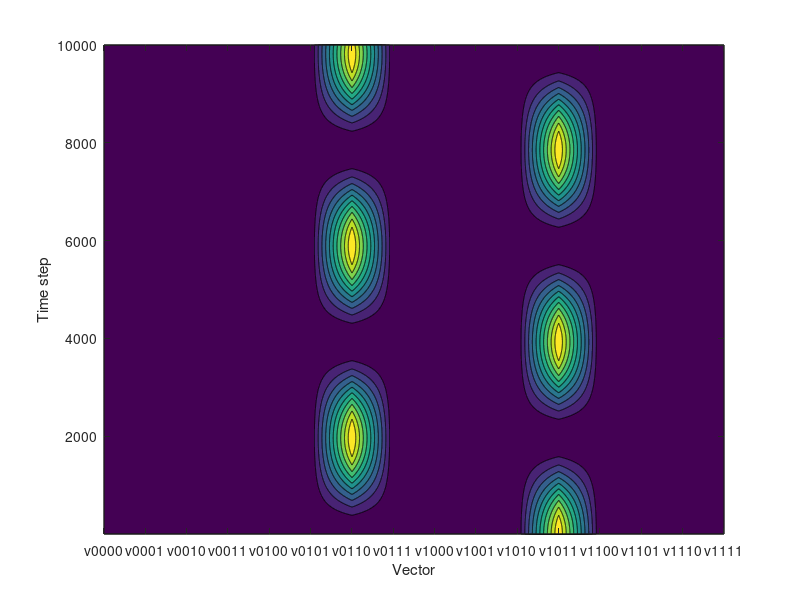

This chart was generated by the following MATLAB code: (Note: this script raises an error after producing the figure.)
clear all;

Nvec  =    16;
Nstep = 10000;
T     =     8;

x    = zeros(Nvec, Nstep);
y    = zeros(Nvec, Nstep);
prob = zeros(Nvec, Nstep);

CNOT  = [[1 0 0 0]
         [0 1 0 0]
         [0 0 0 1]
         [0 0 1 0]];
     
zero2 = [0 0]';
v0    = [1 0]';
v1    = [0 1]';

I4    = [[1 0 0 0]
         [0 1 0 0]
         [0 0 1 0]
         [0 0 0 1]];
     
I2    = [[1 0]
         [0 1]];

CNOT4 = kron(I4, CNOT);


v00   = [v0;    zero2];
v01   = [v1;    zero2];
v10   = [zero2; v0];
v11   = [zero2; v1];
zero4 = [zero2; zero2];

v000  = [v00;   zero4];
v001  = [v01;   zero4];
v010  = [v10;   zero4];
v011  = [v11;   zero4];
v100  = [zero4; v00];
v101  = [zero4; v01];
v110  = [zero4; v10];
v111  = [zero4; v11];
zero8 = [zero4; zero4];

v0000 = [v000;  zero8];
v0001 = [v001;  zero8];
v0010 = [v010;  zero8];
v0011 = [v011;  zero8];
v0100 = [v100;  zero8];
v0101 = [v101;  zero8];
v0110 = [v110;  zero8];
v0111 = [v111;  zero8];
v1000 = [zero8;  v000];
v1001 = [zero8;  v001];
v1010 = [zero8;  v010];
v1011 = [zero8;  v011];
v1100 = [zero8;  v100];
v1101 = [zero8;  v101];
v1110 = [zero8;  v110];
v1111 = [zero8;  v111];

c = [[0, 0]
     [1, 0]];

a = [[0, 1]
     [0, 0]];
 
c3 = kron(kron(kron(I2,I2),I2), c);
c2 = kron(kron(kron(I2,I2), c),I2);
c1 = kron(kron(kron(I2, c),I2),I2);
c0 = kron(kron(kron( c,I2),I2),I2);

a3 = kron(kron(kron(I2,I2),I2), a);
a2 = kron(kron(kron(I2,I2), a),I2);
a1 = kron(kron(kron(I2, a),I2),I2);
a0 = kron(kron(kron( a,I2),I2),I2);

M1 = CNOT4;

H = (c1 * a0 * M1) + (c1 * a0 * M1)';

U = expm(-i*H);

dt = T / (Nstep-1);
for i = 1:Nstep
    x(1:Nvec,i)=1:Nvec;
end
for i = 1:Nstep
    y(1:Nvec,i)=i;
end
for i = 1:Nstep
    t = (i-1) * dt;
    Ut = U^t;
    psi = Ut * v1011;
    prob(:,i) = abs(psi.*psi);
end

ticks = ['v0000';
         'v0001';
         'v0010';
         'v0011';
         'v0100';
         'v0101';
         'v0110';
         'v0111';
         'v1000';
         'v1001';
         'v1010';
         'v1011';
         'v1100';
         'v1101';
         'v1110';
         'v1111'];
     
contourf(x,y,prob);
xlabel('Vector');
ylabel('Time step');
set(gca,'XTick',1:16);
set(gca,'XTickLabel',ticks);
xticklabel_rotate;

     